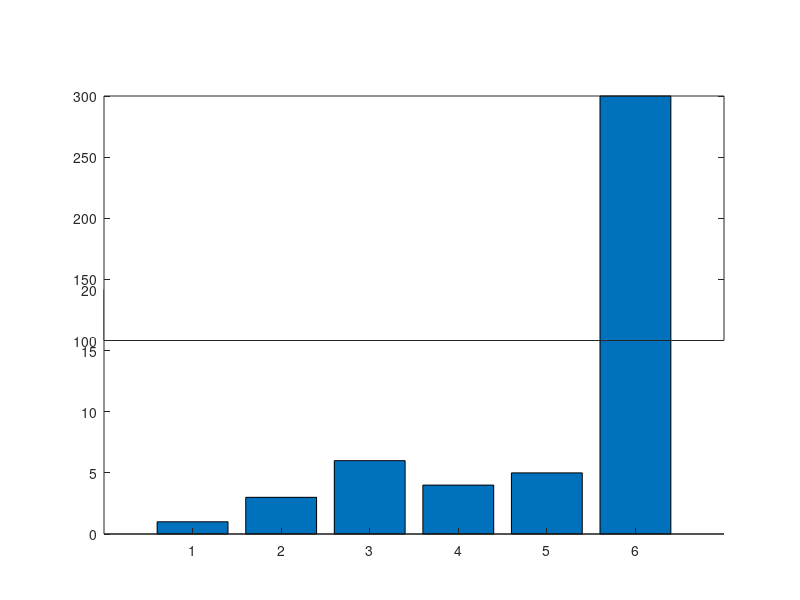

Here is the MATLAB script that generated this plot:
a=[1 3 6 4 5 300];

ylim1=[0 20];
ylim2=[100 300];
xlim=[0 length(a)+1];

% retrieve your default axis pos
clf;
p0=get(gca,'position')
delete(gcf);

% create axis1
%a1=axes('position',[p0(1) p0(2) p0(3)/2-.025 p0(4)]);
a1=axes('position',[p0(1) p0(2) p0(3) p0(4)/2]);
%barh(a);
bar(a);
set(a1,'ylim',ylim1);
box off;

% create axis2
%a2=axes('position',[p0(1)+p0(3)/2+.025 p0(2) p0(3)/2-.025 p0(4)]);
%a2=axes('position',[p0(1) p0(4)/2+.145 p0(3) p0(4)/2])
a2=axes('position',[p0(1) p0(4)/2+.025 p0(3) p0(4)/2])
%barh(a);
bar(a);

set(a2,'xlim',xlim,'ylim',ylim2);
set(a2,'xtick',[]);
%set(a2,'xcolor',get(a2,'color'));
%box off

%%%%%%%%%%%%%%%% plotting %%%%%%%%%%%%%%%%%%%%%
output = "break_axis";

saveas(1, strcat(output, ".png"));

box off
